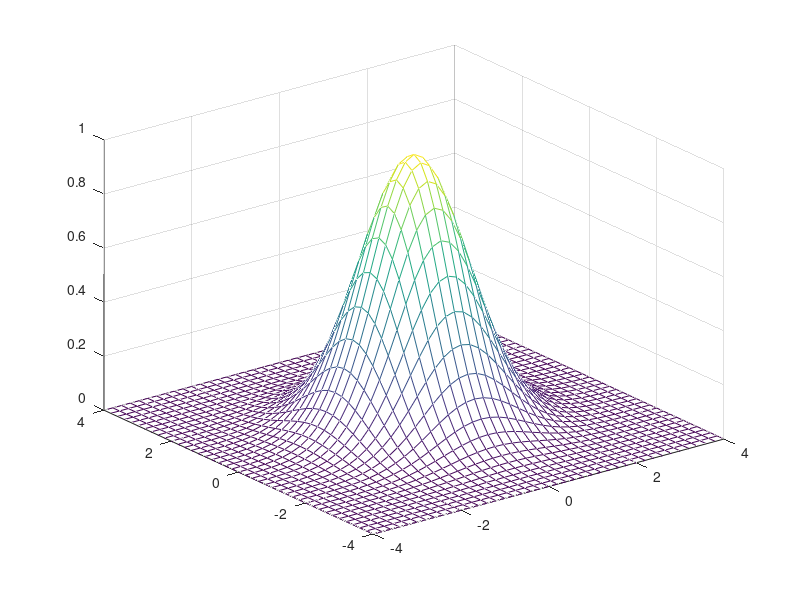
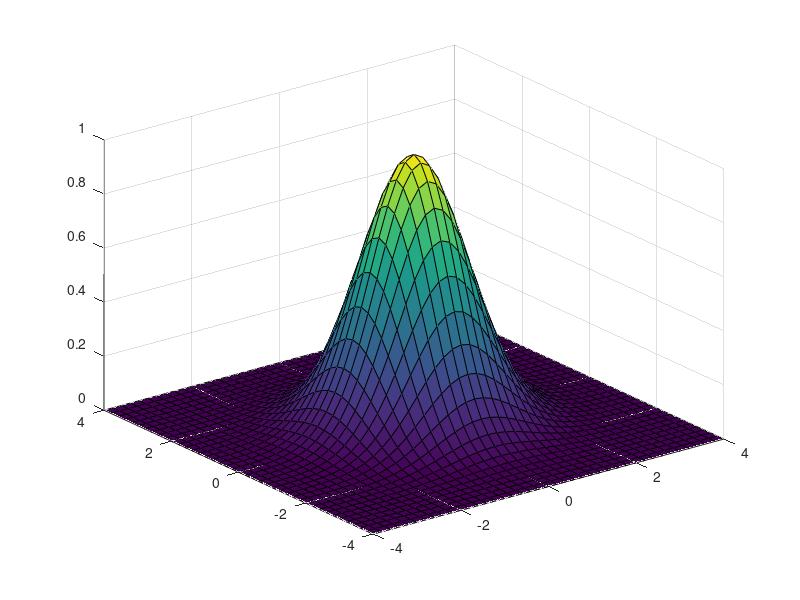
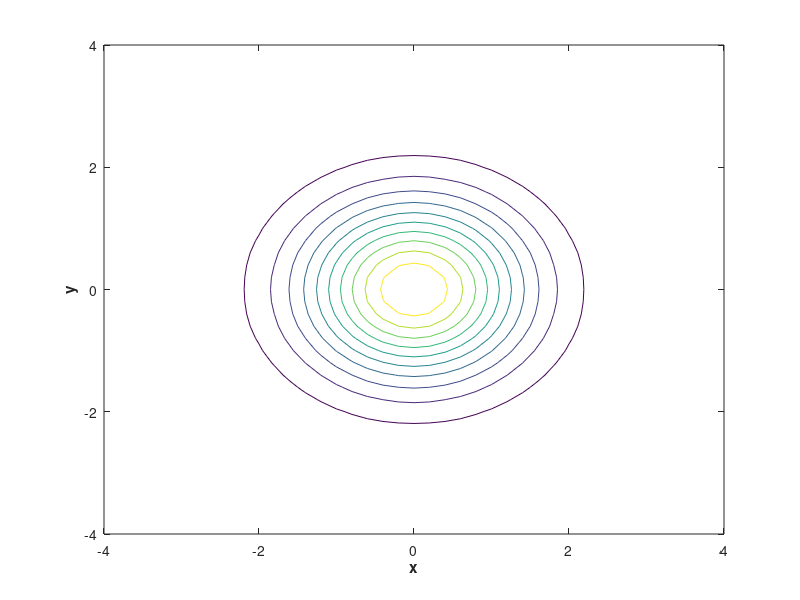

Write the MATLAB code that produced these figures, in order.
%
% Script file: Different_graphics.m
%
%Purpose:
% To draw different graphics
%  1. Neddle figure
%  2. pie figure
%  3. Three-dimensional curve 
%  4. Grid, Three dimensional surface diagram , Contour map
%
%Record of revisions:
%Date           Programmer          Description of change
%=====          ==============      ===========================
%23-May-2018                        Original
% 
%Define variables:
%data     --Input data array


% Neddle figure
x= [1 2 3 4 5 6];
y=[ 2 6 8 7 8 5];
stem(x,y);
title('\bfExample of a Stem Plot');
xlabel('\bf\itx');
ylabel('\bf\ity');
axis([0 7 0 10]);

% pie figure
data =[10 37  5 6  6];
explode = [0 1 0 0 0];
pie(data,explode);
title('\bfExample of  a Pie Plot');
legend('One ', 'Two','Three','Four','Five');

% Three-dimensional curve
% x(t)=e^(-0.2t) * cos(2t)
% y(t) = e^(-0.2t) * sin(2t)
% 函数表示二维机械系统振动衰退情况，x,y代表在时刻t系统位置。
t = 0:0.1:10;
x=exp(-0.2*t).*cos(2*t);
y = exp(-0.2*t).*sin(2*t);
plot3(x,y,t);
title('\bfThree-Dimensional LIne Plot');
xlabel('\bfx');
ylabel('\bfy');
zlabel('\bfTime');
axis square;
grid on;

% grid ,Three dimensional surface diagram , Contour map
% function z(x,y) = e^(-0.5*(x^2+y^2));  
[x ,y]=meshgrid(-4:0.2:4 , -4:0.2:4);
z = exp(-0.5*(x.^2 + y.^2));
mesh(x,y,z);  %use mesh function
figure(2);
surf(x,y,z);  %Three dimensional surface diagram
figure(3); 
contour(x,y,z);    %Contour map
xlabel('\bfx');
ylabel('\bfy');
zlabel(']bfz');

% use fplot or ezplot to draw the picture directly
% fplot(@(x)sin(x)./x,[-4*pi 4*pi]);
% title('Plot of six/x');
% grid on;
